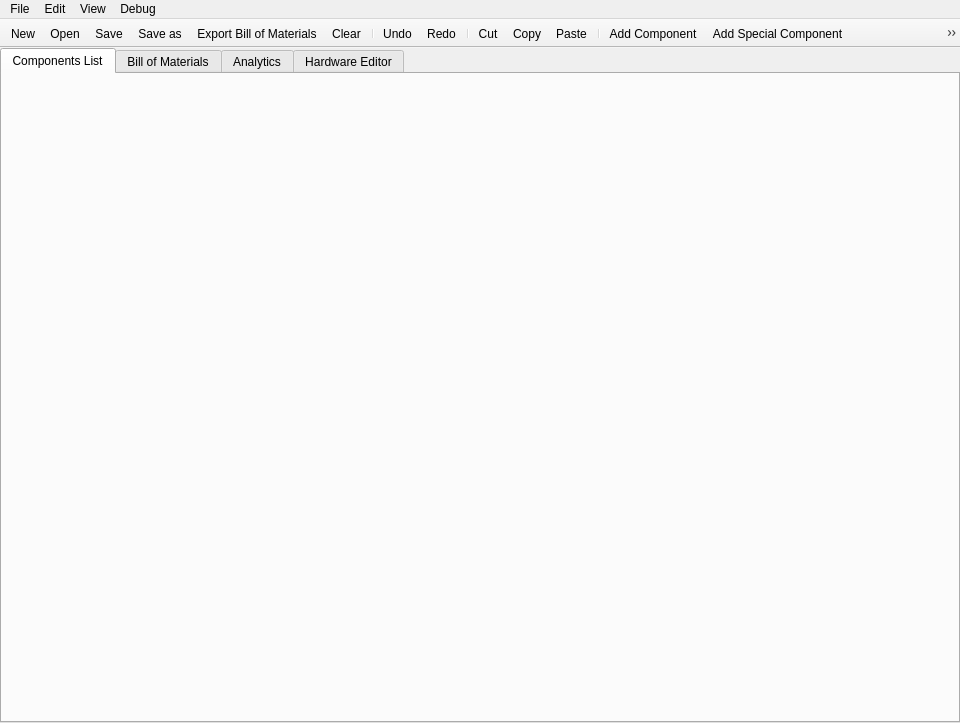
<?xml version="1.0" encoding="UTF-8"?>
<ui version="4.0">
 <class>uiMainWindow</class>
 <widget class="QMainWindow" name="uiMainWindow">
  <property name="geometry">
   <rect>
    <x>0</x>
    <y>0</y>
    <width>960</width>
    <height>723</height>
   </rect>
  </property>
  <property name="windowTitle">
   <string>PRJ Manager 2020</string>
  </property>
  <widget class="QWidget" name="uiCentralWidget">
   <layout class="QHBoxLayout" name="horizontalLayout_3">
    <property name="spacing">
     <number>0</number>
    </property>
    <property name="leftMargin">
     <number>0</number>
    </property>
    <property name="topMargin">
     <number>0</number>
    </property>
    <property name="rightMargin">
     <number>0</number>
    </property>
    <property name="bottomMargin">
     <number>0</number>
    </property>
    <item>
     <widget class="QTabWidget" name="uiTabWidget">
      <property name="sizePolicy">
       <sizepolicy hsizetype="Expanding" vsizetype="Expanding">
        <horstretch>0</horstretch>
        <verstretch>0</verstretch>
       </sizepolicy>
      </property>
      <property name="minimumSize">
       <size>
        <width>0</width>
        <height>0</height>
       </size>
      </property>
      <property name="currentIndex">
       <number>0</number>
      </property>
      <widget class="QWidget" name="uiTreePage">
       <attribute name="title">
        <string>Components List</string>
       </attribute>
       <layout class="QHBoxLayout" name="horizontalLayout_2">
        <property name="spacing">
         <number>0</number>
        </property>
        <property name="leftMargin">
         <number>0</number>
        </property>
        <property name="topMargin">
         <number>0</number>
        </property>
        <property name="rightMargin">
         <number>0</number>
        </property>
        <property name="bottomMargin">
         <number>0</number>
        </property>
       </layout>
      </widget>
      <widget class="QWidget" name="uiBillPage">
       <attribute name="title">
        <string>Bill of Materials</string>
       </attribute>
       <layout class="QHBoxLayout" name="horizontalLayout_5">
        <property name="spacing">
         <number>0</number>
        </property>
        <property name="leftMargin">
         <number>0</number>
        </property>
        <property name="topMargin">
         <number>0</number>
        </property>
        <property name="rightMargin">
         <number>0</number>
        </property>
        <property name="bottomMargin">
         <number>0</number>
        </property>
       </layout>
      </widget>
      <widget class="QWidget" name="uiAnalyticsPage">
       <attribute name="title">
        <string>Analytics</string>
       </attribute>
       <layout class="QHBoxLayout" name="horizontalLayout_4">
        <property name="spacing">
         <number>0</number>
        </property>
        <property name="leftMargin">
         <number>0</number>
        </property>
        <property name="topMargin">
         <number>0</number>
        </property>
        <property name="rightMargin">
         <number>0</number>
        </property>
        <property name="bottomMargin">
         <number>0</number>
        </property>
       </layout>
      </widget>
      <widget class="QWidget" name="uiHardwarePage">
       <attribute name="title">
        <string>Hardware Editor</string>
       </attribute>
       <layout class="QHBoxLayout" name="horizontalLayout">
        <property name="spacing">
         <number>0</number>
        </property>
        <property name="leftMargin">
         <number>0</number>
        </property>
        <property name="topMargin">
         <number>0</number>
        </property>
        <property name="rightMargin">
         <number>0</number>
        </property>
        <property name="bottomMargin">
         <number>0</number>
        </property>
       </layout>
      </widget>
     </widget>
    </item>
   </layout>
  </widget>
  <widget class="QMenuBar" name="uiMenubar">
   <property name="geometry">
    <rect>
     <x>0</x>
     <y>0</y>
     <width>960</width>
     <height>21</height>
    </rect>
   </property>
   <widget class="QMenu" name="uiFileMenu">
    <property name="title">
     <string>File</string>
    </property>
    <addaction name="uiActionNew"/>
    <addaction name="uiActionOpen"/>
    <addaction name="uiActionSave"/>
    <addaction name="uiActionSaveAs"/>
    <addaction name="uiActionExportBOM"/>
    <addaction name="uiActionClear"/>
   </widget>
   <widget class="QMenu" name="uiEditMenu">
    <property name="title">
     <string>Edit</string>
    </property>
    <addaction name="uiActionUndo"/>
    <addaction name="uiActionRedo"/>
    <addaction name="separator"/>
    <addaction name="uiActionCut"/>
    <addaction name="uiActionCopy"/>
    <addaction name="uiActionPaste"/>
    <addaction name="separator"/>
    <addaction name="uiActionAddComponent"/>
    <addaction name="uiActionAddLeafComponent"/>
    <addaction name="uiActionAddJig"/>
    <addaction name="uiActionAddPlaceholder"/>
    <addaction name="uiActionAddSpecialComponent"/>
    <addaction name="uiActionMorphSpecialComponent"/>
    <addaction name="uiActionUpdateSpecialComponents"/>
    <addaction name="uiActionRemoveComponent"/>
   </widget>
   <widget class="QMenu" name="uiViewMenu">
    <property name="title">
     <string>View</string>
    </property>
    <addaction name="uiActionHideDeprecated"/>
    <addaction name="uiActionExpandAll"/>
    <addaction name="uiActionCollapseAll"/>
   </widget>
   <widget class="QMenu" name="menuDebug">
    <property name="title">
     <string>Debug</string>
    </property>
    <addaction name="uiActionShowHashes"/>
    <addaction name="uiActionShowLevel"/>
   </widget>
   <addaction name="uiFileMenu"/>
   <addaction name="uiEditMenu"/>
   <addaction name="uiViewMenu"/>
   <addaction name="menuDebug"/>
  </widget>
  <widget class="QToolBar" name="uiToolbar">
   <property name="windowTitle">
    <string>toolBar</string>
   </property>
   <property name="movable">
    <bool>false</bool>
   </property>
   <property name="floatable">
    <bool>false</bool>
   </property>
   <attribute name="toolBarArea">
    <enum>TopToolBarArea</enum>
   </attribute>
   <attribute name="toolBarBreak">
    <bool>false</bool>
   </attribute>
   <addaction name="uiActionNew"/>
   <addaction name="uiActionOpen"/>
   <addaction name="uiActionSave"/>
   <addaction name="uiActionSaveAs"/>
   <addaction name="uiActionExportBOM"/>
   <addaction name="uiActionClear"/>
   <addaction name="separator"/>
   <addaction name="uiActionUndo"/>
   <addaction name="uiActionRedo"/>
   <addaction name="separator"/>
   <addaction name="uiActionCut"/>
   <addaction name="uiActionCopy"/>
   <addaction name="uiActionPaste"/>
   <addaction name="separator"/>
   <addaction name="uiActionAddComponent"/>
   <addaction name="uiActionAddSpecialComponent"/>
   <addaction name="uiActionAddLeafComponent"/>
   <addaction name="uiActionAddJig"/>
   <addaction name="uiActionAddPlaceholder"/>
   <addaction name="uiActionMorphSpecialComponent"/>
   <addaction name="uiActionUpdateSpecialComponents"/>
   <addaction name="uiActionRemoveComponent"/>
   <addaction name="separator"/>
   <addaction name="uiActionHideDeprecated"/>
   <addaction name="uiActionCollapseAll"/>
   <addaction name="uiActionExpandAll"/>
   <addaction name="separator"/>
   <addaction name="uiActionShowHashes"/>
   <addaction name="uiActionShowLevel"/>
  </widget>
  <action name="uiActionNew">
   <property name="icon">
    <iconset>
     <normaloff>../icons/new.png</normaloff>../icons/new.png</iconset>
   </property>
   <property name="text">
    <string>New</string>
   </property>
   <property name="shortcut">
    <string>Ctrl+N</string>
   </property>
  </action>
  <action name="uiActionOpen">
   <property name="icon">
    <iconset>
     <normaloff>../icons/open.png</normaloff>
     <normalon>:/icons/open.png</normalon>../icons/open.png</iconset>
   </property>
   <property name="text">
    <string>Open</string>
   </property>
   <property name="shortcut">
    <string>Ctrl+O</string>
   </property>
  </action>
  <action name="uiActionSave">
   <property name="icon">
    <iconset>
     <normaloff>../icons/save.png</normaloff>../icons/save.png</iconset>
   </property>
   <property name="text">
    <string>Save</string>
   </property>
   <property name="shortcut">
    <string>Ctrl+S</string>
   </property>
  </action>
  <action name="uiActionSaveAs">
   <property name="icon">
    <iconset>
     <normaloff>../icons/saveas.png</normaloff>../icons/saveas.png</iconset>
   </property>
   <property name="text">
    <string>Save as...</string>
   </property>
   <property name="shortcut">
    <string>Ctrl+Shift+S</string>
   </property>
  </action>
  <action name="uiActionUndo">
   <property name="icon">
    <iconset>
     <normaloff>../icons/undo.png</normaloff>../icons/undo.png</iconset>
   </property>
   <property name="text">
    <string>Undo</string>
   </property>
   <property name="shortcut">
    <string>Ctrl+Z</string>
   </property>
  </action>
  <action name="uiActionRedo">
   <property name="icon">
    <iconset>
     <normaloff>../icons/redo.png</normaloff>../icons/redo.png</iconset>
   </property>
   <property name="text">
    <string>Redo</string>
   </property>
   <property name="shortcut">
    <string>Ctrl+Shift+Z</string>
   </property>
  </action>
  <action name="uiActionAddComponent">
   <property name="icon">
    <iconset>
     <normaloff>../icons/part.png</normaloff>../icons/part.png</iconset>
   </property>
   <property name="text">
    <string>Add Component</string>
   </property>
   <property name="shortcut">
    <string>Ctrl+A</string>
   </property>
  </action>
  <action name="uiActionRemoveComponent">
   <property name="icon">
    <iconset>
     <normaloff>../icons/remove.png</normaloff>../icons/remove.png</iconset>
   </property>
   <property name="text">
    <string>Remove Component</string>
   </property>
   <property name="shortcut">
    <string>Del</string>
   </property>
  </action>
  <action name="uiActionExportBOM">
   <property name="icon">
    <iconset>
     <normaloff>../icons/bill.png</normaloff>../icons/bill.png</iconset>
   </property>
   <property name="text">
    <string>Export Bill of Materials</string>
   </property>
  </action>
  <action name="uiActionMorphSpecialComponent">
   <property name="icon">
    <iconset>
     <normaloff>../icons/morph.png</normaloff>../icons/morph.png</iconset>
   </property>
   <property name="text">
    <string>Morph Special Component</string>
   </property>
   <property name="shortcut">
    <string>Ctrl+M</string>
   </property>
  </action>
  <action name="uiActionHideDeprecated">
   <property name="checkable">
    <bool>true</bool>
   </property>
   <property name="checked">
    <bool>true</bool>
   </property>
   <property name="icon">
    <iconset>
     <normaloff>../icons/deprecated.png</normaloff>../icons/deprecated.png</iconset>
   </property>
   <property name="text">
    <string>Hide Deprecated</string>
   </property>
   <property name="shortcut">
    <string>Ctrl+D</string>
   </property>
  </action>
  <action name="uiActionClear">
   <property name="icon">
    <iconset>
     <normaloff>../icons/clear.png</normaloff>../icons/clear.png</iconset>
   </property>
   <property name="text">
    <string>Clear</string>
   </property>
   <property name="shortcut">
    <string>Ctrl+Shift+X</string>
   </property>
  </action>
  <action name="uiActionUpdateSpecialComponents">
   <property name="icon">
    <iconset>
     <normaloff>../icons/update.png</normaloff>../icons/update.png</iconset>
   </property>
   <property name="text">
    <string>Update Special Components</string>
   </property>
   <property name="shortcut">
    <string>Ctrl+U</string>
   </property>
  </action>
  <action name="uiActionAddLeafComponent">
   <property name="icon">
    <iconset>
     <normaloff>../icons/leaf.png</normaloff>../icons/leaf.png</iconset>
   </property>
   <property name="text">
    <string>Add Leaf Component</string>
   </property>
  </action>
  <action name="uiActionAddJig">
   <property name="icon">
    <iconset>
     <normaloff>../icons/jig.png</normaloff>../icons/jig.png</iconset>
   </property>
   <property name="text">
    <string>Add Jig</string>
   </property>
  </action>
  <action name="uiActionExpandAll">
   <property name="icon">
    <iconset>
     <normaloff>../icons/expand.png</normaloff>../icons/expand.png</iconset>
   </property>
   <property name="text">
    <string>Expand All</string>
   </property>
  </action>
  <action name="uiActionCollapseAll">
   <property name="icon">
    <iconset>
     <normaloff>../icons/collapse.png</normaloff>../icons/collapse.png</iconset>
   </property>
   <property name="text">
    <string>Collapse All</string>
   </property>
  </action>
  <action name="uiActionAddSpecialComponent">
   <property name="icon">
    <iconset>
     <normaloff>../icons/hardware.png</normaloff>../icons/hardware.png</iconset>
   </property>
   <property name="text">
    <string>Add Special Component</string>
   </property>
  </action>
  <action name="uiActionCut">
   <property name="icon">
    <iconset>
     <normaloff>../icons/cut.png</normaloff>../icons/cut.png</iconset>
   </property>
   <property name="text">
    <string>Cut</string>
   </property>
   <property name="shortcut">
    <string>Ctrl+X</string>
   </property>
  </action>
  <action name="uiActionCopy">
   <property name="icon">
    <iconset>
     <normaloff>../icons/copy.png</normaloff>../icons/copy.png</iconset>
   </property>
   <property name="text">
    <string>Copy</string>
   </property>
   <property name="shortcut">
    <string>Ctrl+C</string>
   </property>
  </action>
  <action name="uiActionPaste">
   <property name="icon">
    <iconset>
     <normaloff>../icons/paste.png</normaloff>../icons/paste.png</iconset>
   </property>
   <property name="text">
    <string>Paste</string>
   </property>
   <property name="shortcut">
    <string>Ctrl+V</string>
   </property>
  </action>
  <action name="uiActionAddPlaceholder">
   <property name="icon">
    <iconset>
     <normaloff>../icons/placeholder.png</normaloff>../icons/placeholder.png</iconset>
   </property>
   <property name="text">
    <string>Add Placeholder</string>
   </property>
  </action>
  <action name="uiActionShowHashes">
   <property name="checkable">
    <bool>true</bool>
   </property>
   <property name="icon">
    <iconset>
     <normaloff>../icons/id.png</normaloff>../icons/id.png</iconset>
   </property>
   <property name="text">
    <string>Show Hashes</string>
   </property>
  </action>
  <action name="uiActionShowLevel">
   <property name="checkable">
    <bool>true</bool>
   </property>
   <property name="icon">
    <iconset>
     <normaloff>../icons/lv.png</normaloff>../icons/lv.png</iconset>
   </property>
   <property name="text">
    <string>Show Level</string>
   </property>
  </action>
 </widget>
 <resources/>
 <connections/>
</ui>
